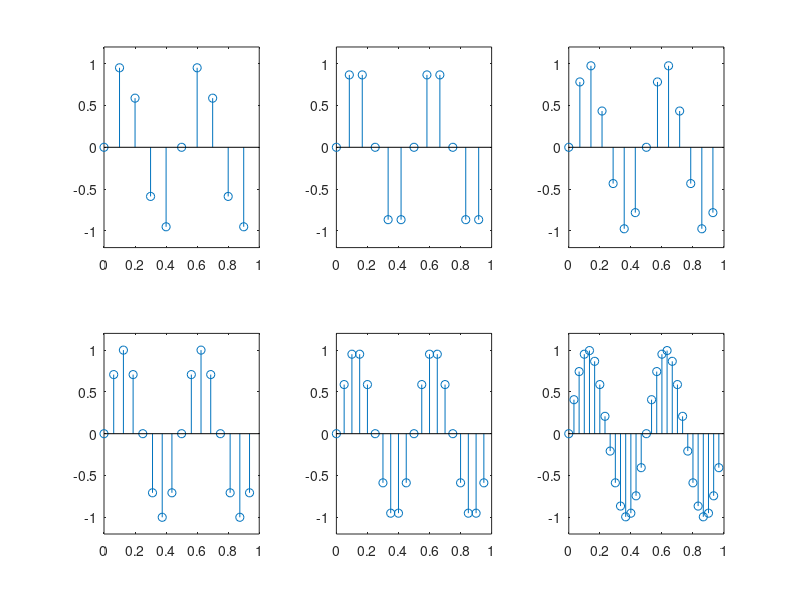

This figure's MATLAB source:
clear
clc

Fs=10;
t=(0:Fs-1)/Fs; 
s1=sin(2*pi*t*2);
subplot(231)
stem(t,s1)
axis([0 1 -1.2 1.2])

Fs=12; 
t=(0:Fs-1)/Fs; 
s2=sin(2*pi*t*2);
subplot(232)
stem(t,s2)
axis([0 1 -1.2 1.2])

Fs=14; 
t=(0:Fs-1)/Fs; 
s2=sin(2*pi*t*2);
subplot(233)
stem(t,s2)
axis([0 1 -1.2 1.2])

Fs=16; 
t=(0:Fs-1)/Fs; 
s2=sin(2*pi*t*2);
subplot(234)
stem(t,s2)
axis([0 1 -1.2 1.2])

Fs=20; 
t=(0:Fs-1)/Fs; 
s2=sin(2*pi*t*2);
subplot(235)
stem(t,s2)
axis([0 1 -1.2 1.2])

Fs=30; 
t=(0:Fs-1)/Fs; 
s2=sin(2*pi*t*2);
subplot(236)
stem(t,s2)
axis([0 1 -1.2 1.2])
